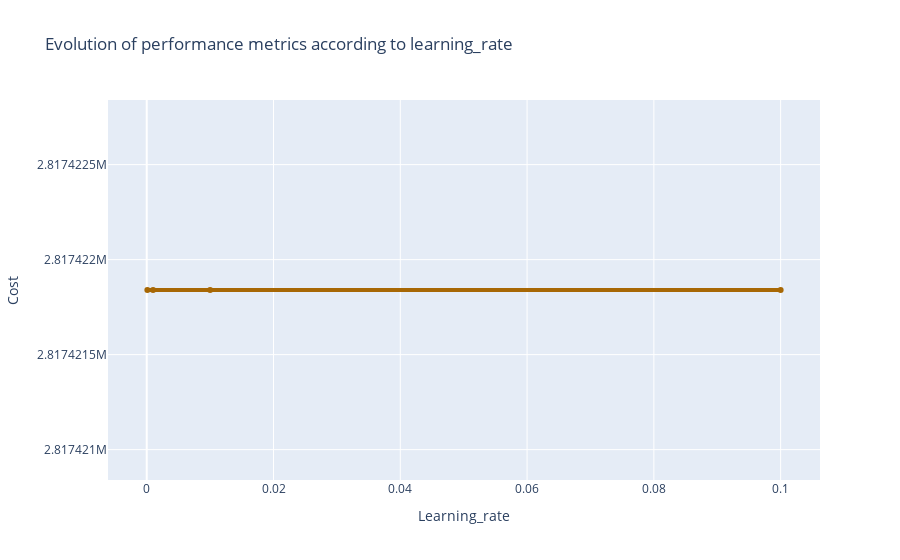

Source (notebook cell):
### Code cell
import plotly.graph_objs as go
from plotly.offline import download_plotlyjs, init_notebook_mode, plot, iplot
trace0 = go.Scatter(
        x=df_collector_lr.lr,
        y=df_collector_lr.cost,
        name="cost",
        line=dict(color="rgb(167, 103, 4)", width=4),
    )
data = [trace0]

# Edit the layout
layout = dict(
        title=f"Evolution of performance metrics according to learning_rate",
        xaxis=dict(title="Learning_rate"),
        yaxis=dict(title=f"Cost"),
)

fig = dict(data=data, layout=layout)
iplot(fig)

### Figure 1 — Plotly figure (JSON) as saved in the notebook; plotly's stock layout.template omitted (floating-point values rounded to 4 significant figures)
{"data": [{"line": {"color": "rgb(167, 103, 4)", "width": 4}, "name": "cost", "type": "scatter", "x": [0.1, 0.01, 0.001, 0.0001], "y": [2817000.0, 2817000.0, 2817000.0, 2817000.0]}], "layout": {"title": {"text": "Evolution of performance metrics according to learning_rate"}, "xaxis": {"title": {"text": "Learning_rate"}}, "yaxis": {"title": {"text": "Cost"}}}}
